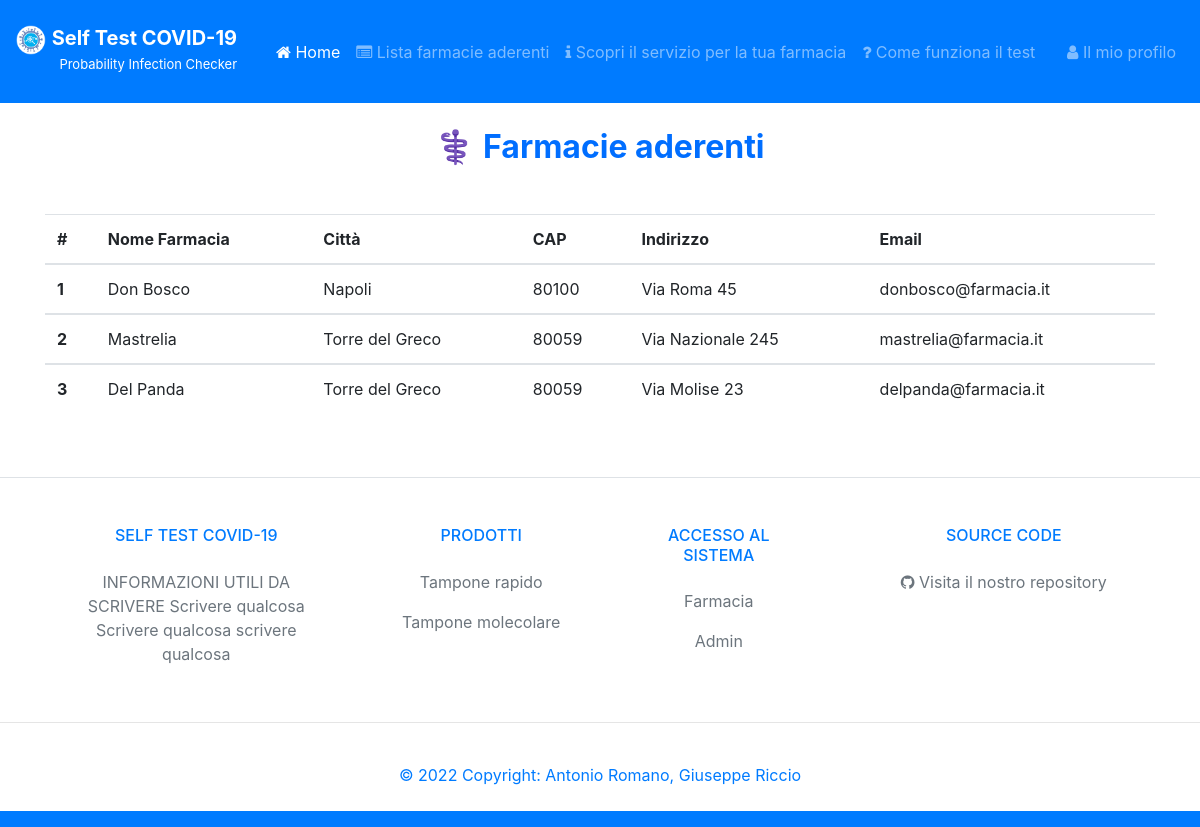
Screenshot of /listaFarmacie with the database file from the repository.
### tables this page shows
CREATE TABLE `Farmacie` (
	ID INTEGER PRIMARY KEY AUTOINCREMENT,
	NomeFarmacia VARCHAR(50),
	Citta VARCHAR(50),
	CAP INT(5),
	Indirizzo VARCHAR(50),
	Email VARCHAR(50),
	PWD VARCHAR(50),
	UNIQUE(NomeFarmacia,Email)
);

### controllers/MainHandlerController.py (the view)
def listaFarmacie():
    connection = connectDB()
    farmacie = connection.execute('SELECT ID, NomeFarmacia, Citta, Cap, Indirizzo, Email FROM Farmacie').fetchall()
    connection.close()
    return render_template('/listafarmacie.html', farmacie=farmacie)

### models/DB.py (called while the page is built)
def connectDB():
    connection = sqlite3.connect('./models/selftestcovid19.db')
    connection.row_factory = sqlite3.Row
    return connection

### templates/listafarmacie.html (shortened to what this page needs)
<!doctype html>
<html lang="it">
<head>
    <link rel="stylesheet" href="https://cdnjs.cloudflare.com/ajax/libs/font-awesome/4.7.0/css/font-awesome.min.css">
    <link rel="stylesheet" href="https://stackpath.bootstrapcdn.com/bootstrap/4.3.1/css/bootstrap.min.css">
</head>
<body>
    <nav class="navbar navbar-expand-lg navbar-dark bg-primary">
        <div style="margin-top: 10px; margin-right: 15px;">
            <a class="navbar-brand" href="#">
                <img src="/static/logo.png" width="30" height="30" alt="">
                <span style="margin-top: 10px; color: white; font-size: 20px ;"><b>Self Test COVID-19</b><br>
                    <p style="font-size: small; text-align: right;">Probability Infection Checker</p></a></span>
        </div>
        <div class="collapse navbar-collapse" id="navbarSupportedContent">
            <ul class="navbar-nav mr-auto">
                <li class="nav-item active">
                    <a class="nav-link" href="/"><i class="fa fa-home" aria-hidden="true"></i> Home </a>
                </li>
                <li class="nav-item">
                    <a class="nav-link" href="/listaFarmacie"><i class="fa fa-list-alt" aria-hidden="true"></i> Lista
                        farmacie aderenti</a>
                </li>
                <li class="nav-item">
                    <a class="nav-link" href="#"><i class="fa fa-info" aria-hidden="true"></i> Scopri il servizio per la
                        tua farmacia</a>
                </li>
                <li class="nav-item">
                    <a class="nav-link" href="/About"><i class="fa fa-question" aria-hidden="true"></i> Come funziona il
                        test</a>
                </li>
            </ul>
            <ul class="navbar-nav ml-auto">
                <li class="nav-item">
                    <a class="nav-link" href="/loginPaziente"><i class="fa fa-user" aria-hidden="true"></i> Il mio
                        profilo </a>
                </li>
            </ul>
        </div>
    </nav>
    <div class="container">
        <center>
            <h2 class="text-center" style="margin: 25px;"><b><span style="color: #006eff;">
                        &#x2695 Farmacie aderenti </span></b></h2>
            <div class="d-flex justify-content-center mt-5 table-responsive">
                <table class="table">
                    <thead>
                        <tr>
                            <th scope="col">#</th>
                            <th scope="col">Nome Farmacia </th>
                            <th scope="col">Città</th>
                            <th scope="col">CAP</th>
                            <th scope="col">Indirizzo</th>
                            <th scope="col">Email</th>
                        </tr>
                    </thead>
                    <tbody>
                        {% for farmacia in farmacie %}
                        <tr>
                            <th scope="row">{{ farmacia.ID }}</th>
                            <td>{{ farmacia.NomeFarmacia }}</td>
                            <td>{{ farmacia.Citta }}</td>
                            <td>{{ farmacia.CAP }}</td>
                            <td>{{ farmacia.Indirizzo }}</td>
                            <td>{{ farmacia.Email }}</td>
                        </tr>
                    </tbody>
                    {% endfor %}
                </table>
            </div>
        </center>
    </div>
</body>
<footer class="text-lg text-lg-start bg-white text-muted">
    <section class="d-flex justify-content-center justify-content-lg-between p-4 border-bottom">
    </section>
    <section class="">
        <div class="container text-center text-md-start mt-5">
            <div class="row mt-3">
                <div class="col-md-3 col-lg-4 col-xl-3 mx-auto mb-4">
                    <h6 class="text-uppercase fw-bold mb-4  text-primary">
                        Self Test COVID-19
                    </h6>
                    <p>
                        INFORMAZIONI UTILI DA SCRIVERE Scrivere qualcosa Scrivere qualcosa scrivere qualcosa
                    </p>
                </div>
                <div class="col-md-2 col-lg-2 col-xl-2 mx-auto mb-4">
                    <h6 class="text-uppercase fw-bold mb-4  text-primary">
                        Prodotti
                    </h6>
                    <p>
                        <a href="#!" class="text-reset">Tampone rapido</a>
                    </p>
                    <p>
                        <a href="#!" class="text-reset">Tampone molecolare</a>
                    </p>
                </div>
                <div class="col-md-3 col-lg-2 col-xl-2 mx-auto mb-4">
                    <h6 class="text-uppercase fw-bold mb-4  text-primary">
                        Accesso al sistema
                    </h6>
                    <p>
                        <a href="/loginFarmacia" class="text-reset">Farmacia</a>
                    </p>
                    <p>
                        <a href="/loginAdmin" class="text-reset">Admin</a>
                    </p>
                </div>
                <div class="col-md-4 col-lg-3 col-xl-3 mx-auto mb-md-0 mb-4">
                    <h6 class="text-uppercase fw-bold mb-4  text-primary">SOURCE CODE</h6>
                    <p><i class="fa fa-github"></i> Visita il nostro repository</p>
                </div>
            </div>
        </div>
    </section>
    <hr>
    <div class="text-center p-4  text-primary" style="background-color: rgba(255, 255, 255, 0.05);">
        © 2022 Copyright:
        <a class="text-reset fw-bold">Antonio Romano, Giuseppe Riccio</a>
    </div>
</footer>
<nav class="navbar navbar-expand-lg navbar-dark bg-primary">
</nav>
</body>
</html>

### rows the page displays
Farmacie: ID "1", NomeFarmacia "Don Bosco", Citta "Napoli", CAP "80100", Indirizzo "Via Roma 45", Email "donbosco@farmacia.it"
Farmacie: ID "2", NomeFarmacia "Mastrelia", Citta "Torre del Greco", CAP "80059", Indirizzo "Via Nazionale 245", Email "mastrelia@farmacia.it"
Farmacie: ID "3", NomeFarmacia "Del Panda", Citta "Torre del Greco", CAP "80059", Indirizzo "Via Molise 23", Email "delpanda@farmacia.it"
